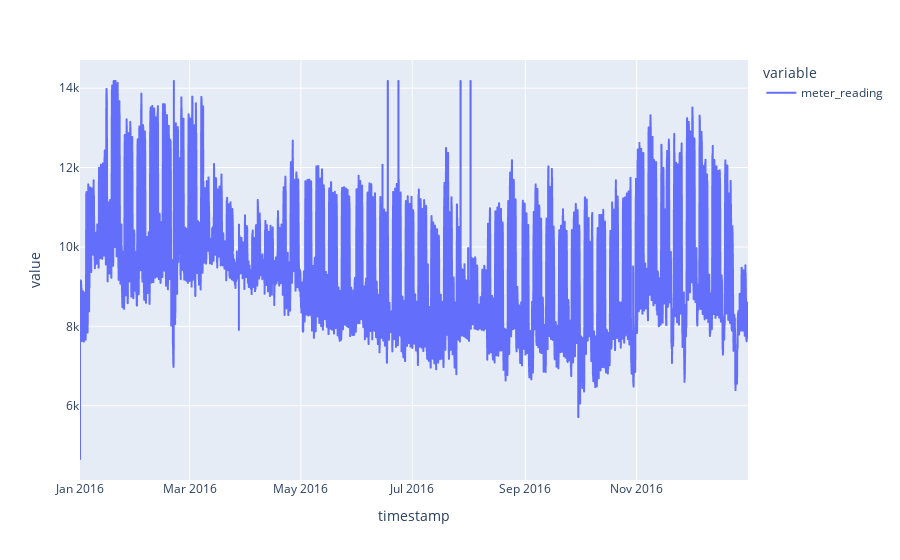

The notebook cell saved with this chart:
### Code cell
px.line(raw_data, x='timestamp', y=['meter_reading'])

### Figure 1 — Plotly figure (JSON) as saved in the notebook; plotly's stock layout.template omitted (floating-point values rounded to 4 significant figures; data arrays with more than 128 entries replaced by an {"elided": "..."} marker saying what was removed)
{"data": [{"hovertemplate": "variable=meter_reading<br>timestamp=%{x}<br>value=%{y}<extra></extra>", "legendgroup": "meter_reading", "line": {"color": "#636efa", "dash": "solid"}, "mode": "lines", "name": "meter_reading", "showlegend": true, "type": "scattergl", "x": {"elided": "8784 str values"}, "xaxis": "x", "y": {"elided": "8784 float values"}, "yaxis": "y"}], "layout": {"legend": {"title": {"text": "variable"}, "tracegroupgap": 0}, "margin": {"t": 60}, "xaxis": {"anchor": "y", "domain": [0.0, 1.0], "title": {"text": "timestamp"}}, "yaxis": {"anchor": "x", "domain": [0.0, 1.0], "title": {"text": "value"}}}}
